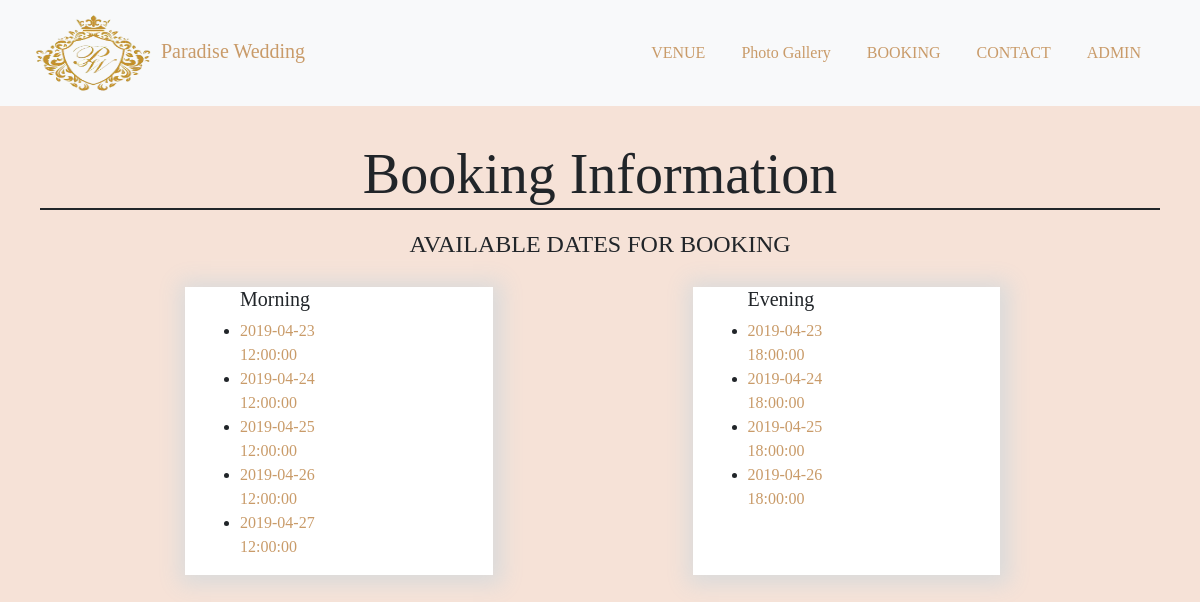
Screenshot of /booking.php with the database file from the repository.
### tables this page shows
CREATE TABLE `booking` (
  `bookingID` int(11) NOT NULL,
  `bookingDate` date NOT NULL,
  `bookingTime` time NOT NULL,
  `customer` int(11) DEFAULT NULL
);

### booking.php (the view, shortened to what this page needs)
<?php
include_once("php/db_connect.php");
    $sql ="select * from booking where customer IS NULL;";
    $result1 = mysqli_query($link,$sql);
    $result2 = mysqli_query($link,$sql);
 ?>
<!doctype html>
<html lang="en">
<head>
    <link rel="stylesheet" href="css/bootstrap.min.css" />
    <link rel="stylesheet" href="css/booking.css" />
</head>
<body>
<?php include 'php/slider.php'; ?>
  <div class="booking-page">
    <div id=heading class="col-12">
      <h1 class="display-4">Booking Information</h1>
    </div>
    <div >
      <h4>AVAILABLE DATES FOR BOOKING</h4>
    </div>
    <div >
      <div class="bookingcolumn">
        <div class="row">
          <div class="col-3 BC">
            <ul class="morning">
              <h5>Morning</h5>
              <?php
              while ($data1=mysqli_fetch_assoc($result1)) {
                if ($data1['bookingTime']=='12:00:00') {
                  echo "<li class=''>
                  <a id='link' href='forbooking.php?id={$data1['bookingID']}'>
                  <div> {$data1['bookingDate']} </div>
                  <div> {$data1['bookingTime'] }</div></a>
                  </li>";
                }
              }
              ?>
            </ul>
          </div>
          <div class="col-3 BC">
            <ul class="evening">
              <h5>Evening</h5>
              <?php
              while ($data2=mysqli_fetch_assoc($result2)) {
                if ($data2['bookingTime']=='18:00:00') {
                  echo "<li class=''>
                  <a id='link' href='forbooking.php?id={$data2['bookingID']}'>
                  <div> {$data2['bookingDate']} </div>
                  <div> {$data2['bookingTime'] }</div></a>
                  </li>";
                }
              }
              ?>
            </ul>
          </div>
        </div>
      </div>
    </div>
  </div>
</body>
</html>

### php/slider.php (shortened to what this page needs)
<!doctype html>
<html lang="en">
<head>
    <link rel="stylesheet" href="css/bootstrap.min.css" />
    <link rel="stylesheet" href="css/home.css" />
</head>
<body>
  <nav class="navbar navbar-expand-md navbar-light bg-light sticky-top">
    <div class="container-fluid">
      <a class="navbar-brand" href="home.php">
      <img src="images/logo.png" id="logologo">
      <span id="title">Paradise Wedding</span></a>
      <div class="collapse navbar-collapse" id="navbarResponsive">
        <ul class="navbar-nav ml-auto">
          <li class="nav-item lala">
            <a class="nav-link" id="navnav" href="venue.php"> VENUE </a>
          </li>
          <li class="nav-item">
            <a class="nav-link"id="navnav" href="photo.php"> Photo Gallery</a>
          </li>
          <li class="nav-item">
            <a class="nav-link"id="navnav" href="booking.php"> BOOKING</a>
          </li>
          <li class="nav-item">
            <a class="nav-link" id="navnav" href="contact.php"> CONTACT</a>
          </li>
          <li class="nav-item">
            <a class="nav-link" id="navnav" href="adminlogin.php"> ADMIN</a>
          </li>
        </ul>
      </div>
    </div>
  </nav>
    </body>
    </html>

### css/booking.css (style rules this page uses)
html, body { height: 100%; width: 100%; font-family: serif; margin: 0px; padding: 0px; background-image: url("../images/back.jpg"); }
#heading h1 { text-align: center; margin: 35px 25px 0px; border-bottom: 2px solid; }
h4 { padding: 20px 0px; text-align: center; font-weight: bold; }
.BC { margin-left: 200px; margin-bottom: 30px; box-shadow: 2px 2px 20px 8px #DBDBDB; background-color: white; }
#link { color: #C99B69; }

### css/home.css (style rules this page uses)
html, body { height: 100%; width: 100%; font-family: serif; margin: 0px; padding: 0px; }
.navbar-nav li { padding-right: 20px; }
#title { margin: 5px; }
#navnav,#footer,#title { color: #C99B69; }
#logologo { width: 120px; height: 80px; }

### rows the page displays
booking: bookingDate "2019-04-23", bookingTime "12:00:00"
booking: bookingDate "2019-04-24", bookingTime "12:00:00"
booking: bookingDate "2019-04-25", bookingTime "12:00:00"
booking: bookingDate "2019-04-26", bookingTime "12:00:00"
booking: bookingDate "2019-04-27", bookingTime "12:00:00"
booking: bookingDate "2019-04-23", bookingTime "18:00:00"
booking: bookingDate "2019-04-24", bookingTime "18:00:00"
booking: bookingDate "2019-04-25", bookingTime "18:00:00"
booking: bookingDate "2019-04-26", bookingTime "18:00:00"
